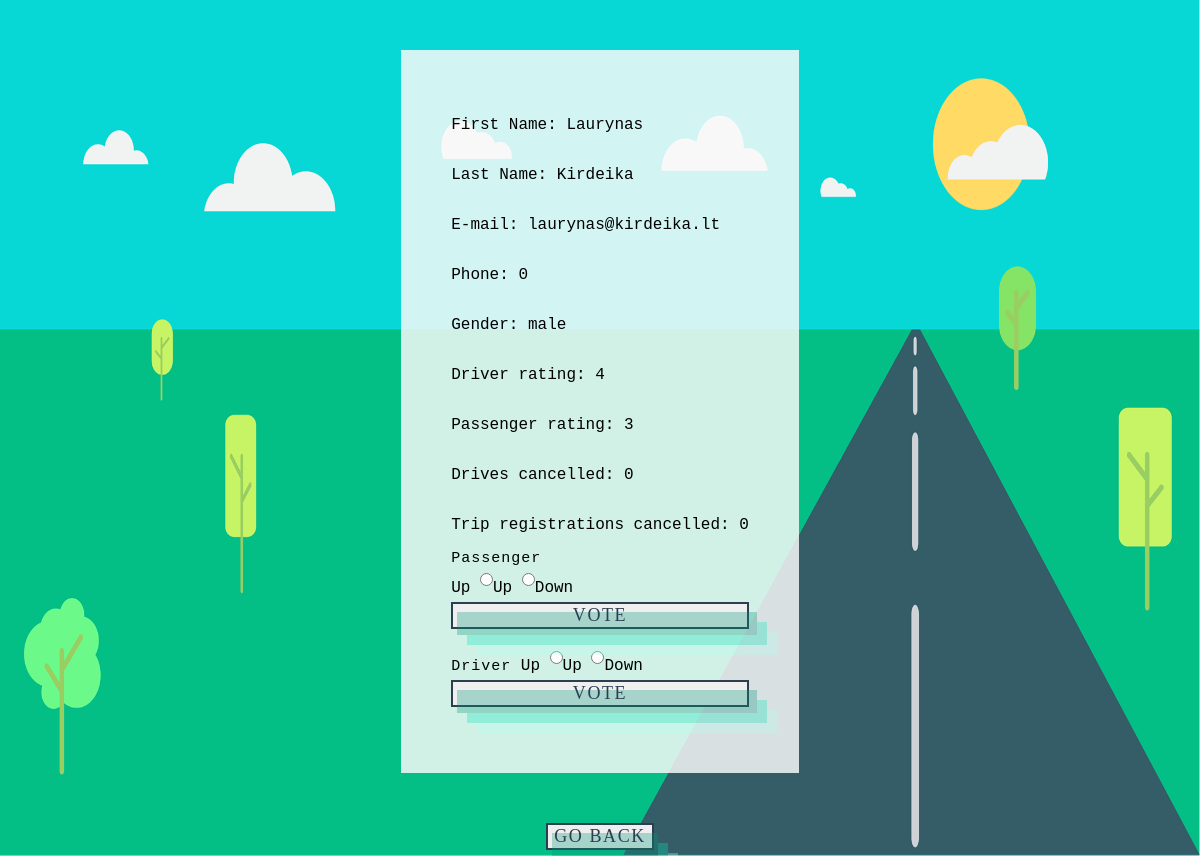
/user.php?user=23, run on the app's committed database.
### tables this page shows
CREATE TABLE `users` (
  `id` int(11) NOT NULL,
  `f_name` varchar(32) NOT NULL,
  `l_name` varchar(32) NOT NULL,
  `email` varchar(32) NOT NULL,
  `phone` int(11) NOT NULL,
  `gender` varchar(32) NOT NULL,
  `password` varchar(100) NOT NULL
);

### user.php (the view, shortened to what this page needs)
<head>
  <link rel="stylesheet" href="css/mainas.css">
</head>
<body><div class="profile-wrapper">
<?php
    if(isset($_GET['user'])) {
        require 'includes/dbh.inc.php';
        $userProfileId = $_GET['user'];
        $userId = $_SESSION['userId'];
        $sql = "SELECT * FROM users WHERE id=?";
        $stmt = mysqli_stmt_init($conn);
        if(!mysqli_stmt_prepare($stmt, $sql)) {
            header("Location: ../login.php?error=sqlerror");
            exit();
        } else {
            mysqli_stmt_bind_param($stmt, "i", $userProfileId);
            mysqli_stmt_execute($stmt);
            $result = mysqli_stmt_get_result($stmt);
            if($row = mysqli_fetch_assoc($result)) {
                echo "
                    <p>First Name: ". $row['f_name'] ."</p>
                    <p>Last Name: ". $row['l_name'] ."</p>
                    <p>E-mail: ". $row['email'] ."</p>
                    <p>Phone: ". $row['phone'] ."</p>
                    <p>Gender: ". $row['gender'] ."</p>
                ";
                $sql = "SELECT driver_rating, trips_cancelled, p_trips_cancelled, passenger_rating FROM driver, passanger WHERE driver_id=? AND passenger_id=?";
                $stmt = mysqli_stmt_init($conn);
                if(!mysqli_stmt_prepare($stmt, $sql)) {
                    header("Location: ../login.php?error=sqlerror");
                    exit();
                } else {
                    mysqli_stmt_bind_param($stmt, "ii", $userProfileId, $userProfileId);
                    mysqli_stmt_execute($stmt);
                    $result = mysqli_stmt_get_result($stmt);
                    if($row = mysqli_fetch_assoc($result)) {
                        echo "<p>Driver rating: ". $row['driver_rating'] ."</p>";
                        echo "<p>Passenger rating: ". $row['passenger_rating'] ."</p>";
                        echo "<p>Drives cancelled: ". $row['trips_cancelled'] ."</p>";
                        echo "<p>Trip registrations cancelled: ". $row['p_trips_cancelled'] ."</p>";
                    }
                }
                if($userId != $userProfileId) {
                    echo "<form action='' method='get'>
                        <label for='votepassenger'>Passenger</label><br />
                        <input type='hidden' name='user' value='". $userProfileId ."'/>Up
                        <input type='radio' name='votepassenger' value='up'/>Up
                        <input type='radio' name='votepassenger' value='down'/>Down
                        <button type='submit'>Vote</button>
                    </form>";
                    echo "<form action='' method='get'>
                        <label for='votedriver'>Driver</label>
                        <input type='hidden' name='user' value='". $userProfileId ."'/>Up
                        <input type='radio' name='votedriver' value='up'/>Up
                        <input type='radio' name='votedriver' value='down'/>Down
                        <button type='submit'>Vote</button>
                    </form>";
                }
            }
        }
    }
    ?>
</div>
<div><a href="." style="text-decoration: none;"><button>Go back</button></a></div>
</body>

### css/mainas.css (style rules this page uses)
body { min-height: 100vh; display: flex; flex-direction: column; justify-content: center; align-items: center; margin: 0; background: url(../fonas.png) no-repeat center center fixed; background-size: 100% 100%; position: absolute; width: 100%; }
body * { font-family: 'Roboto Mono', monospace; }
input { width: 100%; border: 0; font-family: 'Roboto Mono', monospace; padding: 12px 0; height: 25px; font-size: 14px; font-weight: 500; border-bottom: 2px solid #c8ccd4; background: none; border-radius: 0; color: #223254; transition: all 0.15s ease; margin: 0px 0px 10px 0px; }
label { font-family: 'Roboto Mono', monospace; font-size: 15px; margin: 10px 0px; text-transform: none; letter-spacing: 1px; }
button { border: 2px solid #2c3e50; color: #2c3e50; display: block; font-family: 'open_sanscondensed_light'; font-size: 18px; letter-spacing: 0.1rem; position: relative; text-decoration: none; text-transform: uppercase; z-index: 99999; width: 100%; }
button::before { content: ""; background-color: #00997a; box-shadow: 10px 10px 0 #00e6b8, 20px 20px 0 #b3fff0; position: absolute; left: 0.25rem; top: 0.5rem; height: 102%; width: 102%; z-index: -1; transition: all 0.4s ease; opacity: 0.3; }
.profile-wrapper { display: flex; flex-direction: column; background-color: #f9f9f9d6; padding: 50px; margin: 50px; }
.profile-wrapper > form > input { width: auto; }

### data on the page
users: f_name "Laurynas", l_name "Kirdeika", email "laurynas@kirdeika.lt", phone "0", gender "male"

### other printed values
$row['driver_rating'] "4"
$row['passenger_rating'] "3"
$row['trips_cancelled'] "0"
$row['p_trips_cancelled'] "0"
